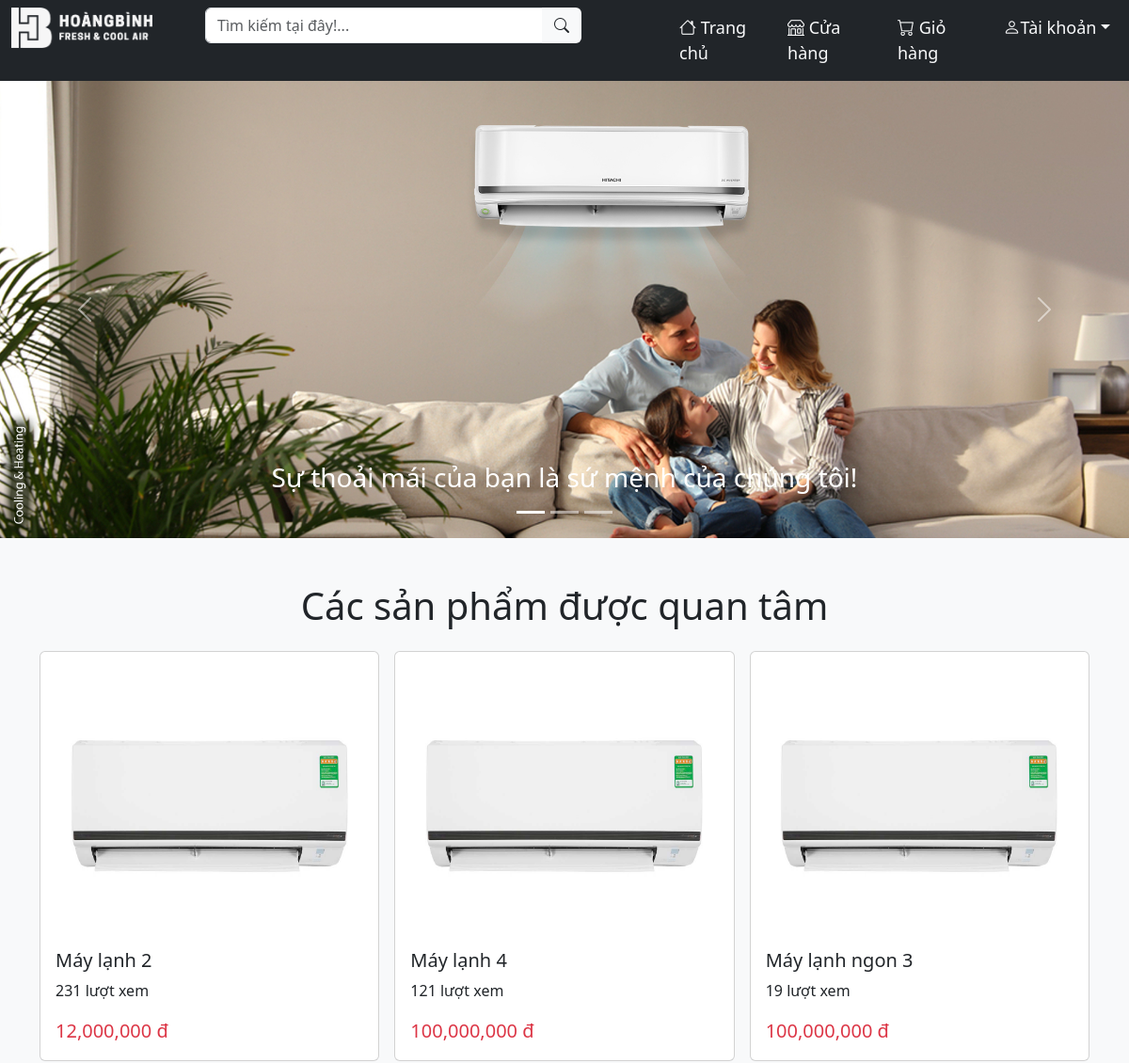
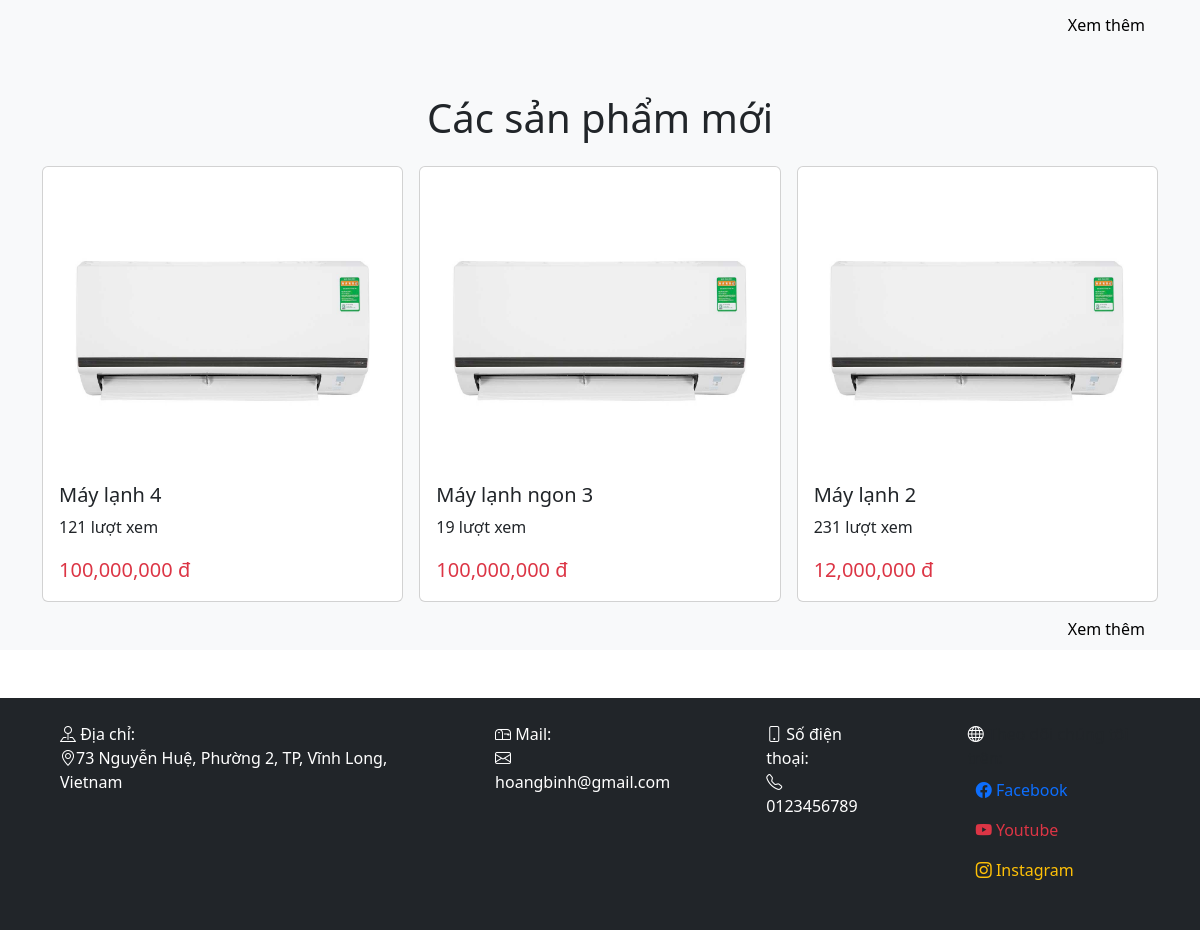
The page / on the database its author committed (2 pictures, top to bottom).
### tables this page shows
CREATE TABLE `product` (
  `prd_id` int(10) NOT NULL,
  `prd_name` varchar(100) NOT NULL,
  `prd_price` decimal(50,0) NOT NULL,
  `prd_pricenew` float DEFAULT NULL,
  `prd_special` varchar(100) DEFAULT NULL,
  `prd_size` varchar(50) NOT NULL,
  `prd_inverter` varchar(10) NOT NULL DEFAULT 'Không',
  `prd_color` varchar(20) NOT NULL,
  `prd_vol` int(10) NOT NULL,
  `prd_speedlvl` int(10) NOT NULL,
  `picture` varchar(100) NOT NULL,
  `views` int(11) NOT NULL DEFAULT 0,
  `brand_id` int(10) NOT NULL,
  `type_id` int(10) NOT NULL
);

### handle/handle_sqldata.php (called while the page is built, shortened)
<?php
function getallproduct($sreach_array=['views']){
    $mapping = [
        'name' => 'prd_name',
        'min' => 'prd_price',
        'max' => 'prd_price',
        'brand' => 'brand_id',
        'type' => 'type_id',
        'views' => 'views'
    ];
    require "db_con.php";
    $sql="SELECT * FROM product";
    $sql.=" WHERE 1";
    foreach($sreach_array as $key => $value) {
        if($key === 'name') {
            $sql .= " AND $mapping[$key] LIKE '%$value%'";
        } else if($key === 'min') {
            $sql .= " AND $mapping[$key] >= $value";
        } else if($key === 'max') {
            $sql .= " AND $mapping[$key] <= $value";
        } else if($key === 'brand') {
            $sql .= " AND $mapping[$key] = $value";
        } else if($key === 'type') {
            $sql .= " AND $mapping[$key] = $value";
        } else if($key === 'views') {
            $sql .= " ORDER BY views DESC";
        } else {
            $sql .= " ORDER BY prd_id DESC";
        }
    }
    $result = mysqli_query($conn, $sql);
    $resultArray=mysqli_fetch_all($result,MYSQLI_ASSOC);
    return $resultArray;
}
?>

### index.php (the view, shortened to what this page needs)
<?php
    include "./handle/db_con.php";
    include "./handle/handle_sqldata.php";
    require "./web/echoHTML.php";
    $newproductdata=getallproduct();
    $hotproductdata=getallproduct(['views'=>1]);
?>
<!DOCTYPE html>
<html lang="en">
<head>
    <link rel="stylesheet" href="./css/style.css">
    <link rel="stylesheet" href="./css/bootstrap.css">
    <link rel="stylesheet" href="https://cdn.jsdelivr.net/npm/bootstrap-icons@1.11.1/font/bootstrap-icons.css">
</head>
<body>
<div id="banner-box">
    <div id="banner" class="carousel slide" data-bs-ride="carousel">
        <div class="carousel-indicators">
          <button type="button" data-bs-target="#banner" data-bs-slide-to="0" class="active"></button>
          <button type="button" data-bs-target="#banner" data-bs-slide-to="1"></button>
          <button type="button" data-bs-target="#banner" data-bs-slide-to="2"></button>
        </div>
        <div class="carousel-inner">
          <div class="carousel-item active">
            <img id="banner-img" src="images/banner1.jpg" class="d-block">
            <div class="carousel-caption">
              <h3>Sự thoải mái của bạn là sứ mệnh của chúng tôi!</h3>
            </div>
          </div>
        </div>
    <button class="carousel-control-prev" type="button" data-bs-target="#banner" data-bs-slide="prev">
        <span class="carousel-control-prev-icon"></span>
    </button>
    <button class="carousel-control-next" type="button" data-bs-target="#banner" data-bs-slide="next">
        <span class="carousel-control-next-icon"></span>
    </button>
</div>
<div id="hot-product" class="py-5 bg-light">
    <h1 class="text-center pb-3">Các sản phẩm được quan tâm</h1>
    <div class="container">
        <div class="row row-cols-1 row-cols-2 row-cols-3 g-3">
            <div class="col">
                <div class="card">
                <?php
                    echo '<a class="text-decoration-none" href="view.php?id='.$hotproductdata[0]['prd_id'].'">
                            <div class="card-img-top d-flex align-items-center">
                                <img id="img" class="rounded mx-auto d-block img" src="./product_image/'.$hotproductdata[0]['picture'].'">
                            </div>
                            <div class="card-body">
                                <h5 class="card-title text-dark">'.$hotproductdata[0]['prd_name'].'</h5>
                                <p class="text-dark">'.$hotproductdata[0]['views'].' lượt xem</p>
                            <p class="card-text fs-5 text-danger">'.number_format($hotproductdata[0]['prd_price']).' đ</p>
                            </div>
                        </a>';
                ?>
                </div>
            </div>
            <div class="col">
                <div class="card">
                <?php
                    echo '<a class="text-decoration-none" href="view.php?id='.$hotproductdata[1]['prd_id'].'">
                            <div class="card-img-top d-flex align-items-center">
                                <img id="img" class="rounded mx-auto d-block img" src="./product_image/'.$hotproductdata[1]['picture'].'">
                            </div>
                            <div class="card-body">
                                <h5 class="card-title text-dark">'.$hotproductdata[1]['prd_name'].'</h5>
                                <p class="text-dark">'.$hotproductdata[1]['views'].' lượt xem</p>
                            <p class="card-text fs-5 text-danger">'.number_format($hotproductdata[1]['prd_price']).' đ</p>
                            </div>
                        </a>';
                ?>
                </div>
            </div>
            <div class="col">
                <div class="card">
                <?php
                    echo '<a class="text-decoration-none" href="view.php?id='.$hotproductdata[2]['prd_id'].'">
                        <div class="card-img-top d-flex align-items-center">
                            <img id="img" class="rounded mx-auto d-block img" src="./product_image/'.$hotproductdata[2]['picture'].'">
                        </div>
                        <div class="card-body">
                            <h5 class="card-title text-dark">'.$hotproductdata[2]['prd_name'].'</h5>
                            <p class="text-dark">'.$hotproductdata[2]['views'].' lượt xem</p>
                            <p class="card-text fs-5 text-danger">'.number_format($hotproductdata[2]['prd_price']).' đ</p>
                        </div>
                        </a>';
                ?>
                </div>
            </div>
        </div>
        <button id="btn-hot-product" type="button" class="btn btn-light my-2 float-end" onclick="window.location='shop.php'">Xem thêm</button>
    </div>
</div>
<div id="new-product" class="py-5 bg-light">
    <h1 class="text-center pb-3">Các sản phẩm mới</h1>
    <div class="container">
        <div class="row row-cols-1 row-cols-2 row-cols-3 g-3">
            <div class="col">
                <div class="card">
                <?php
                    echo '<a class="text-decoration-none" href="view.php?id='.$newproductdata[0]['prd_id'].'">
                        <div class="card-img-top d-flex align-items-center">
                            <img id="img" class="rounded mx-auto d-block img" src="./product_image/'.$newproductdata[0]['picture'].'">
                        </div>
                        <div class="card-body">
                            <h5 class="card-title text-dark">'.$newproductdata[0]['prd_name'].'</h5>
                            <p class="text-dark">'.$newproductdata[0]['views'].' lượt xem</p>
                            <p class="card-text fs-5 text-danger">'.number_format($newproductdata[0]['prd_price']).' đ</p>
                        </div>
                    </a>';
                ?>
                </div>
            </div>
            <div class="col">
                <div class="card">
                <?php
                    echo '<a class="text-decoration-none" href="view.php?id='.$newproductdata[1]['prd_id'].'">
                        <div class="card-img-top d-flex align-items-center">
                            <img id="img" class="rounded mx-auto d-block img" src="./product_image/'.$newproductdata[1]['picture'].'">
                        </div>
                        <div class="card-body">
                            <h5 class="card-title text-dark">'.$newproductdata[1]['prd_name'].'</h5>
                            <p class="text-dark">'.$newproductdata[1]['views'].' lượt xem</p>
                            <p class="card-text fs-5 text-danger">'.number_format($newproductdata[1]['prd_price']).' đ</p>
                        </div>
                    </a>';
                ?>
                </div>
            </div>
            <div class="col">
                <div class="card">
                <?php
                    echo '<a class="text-decoration-none" href="view.php?id='.$newproductdata[2]['prd_id'].'">
                        <div class="card-img-top d-flex align-items-center">
                            <img id="img" class="rounded mx-auto d-block img" src="./product_image/'.$newproductdata[2]['picture'].'">
                        </div>
                        <div class="card-body">
                            <h5 class="card-title text-dark">'.$newproductdata[2]['prd_name'].'</h5>
                            <p class="text-dark">'.$newproductdata[2]['views'].' lượt xem</p>
                            <p class="card-text fs-5 text-danger">'.number_format($newproductdata[2]['prd_price']).' đ</p>
                        </div>
                    </a>';
                ?>
                </div>
            </div>
        </div>
        <button id="btn-new-product" type="button" class="btn btn-light my-2 float-end" onclick="window.location='shop.php'" >Xem thêm</button>
    </div>
</div>
</body>
</html>

### css/style.css (style rules this page uses)
body { font-family: Arial, Helvetica, sans-serif; }
#banner-img { width: 100%; max-height: 700px; }
#img { max-height: 300px; min-height: 300px; max-width: 300px; }

### rows shown on the page
product: picture (picture), prd_name "Máy lạnh 2", views "231", prd_price "12,000,000"
product: picture (picture), prd_name "Máy lạnh 4", views "121", prd_price "100,000,000"
product: picture (picture), prd_name "Máy lạnh ngon 3", views "19", prd_price "100,000,000"

### other values the page prints
$uname "Tài khoản"
